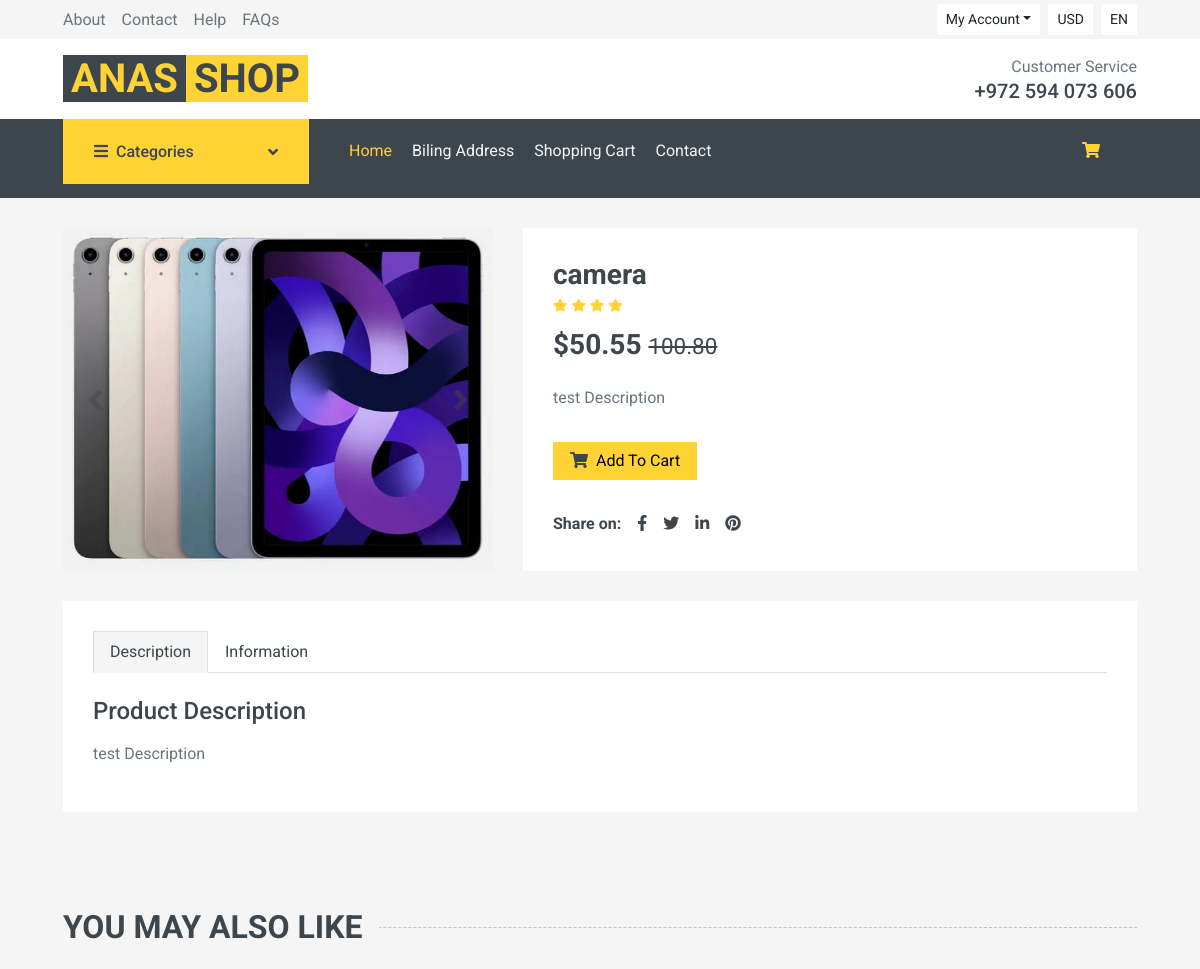
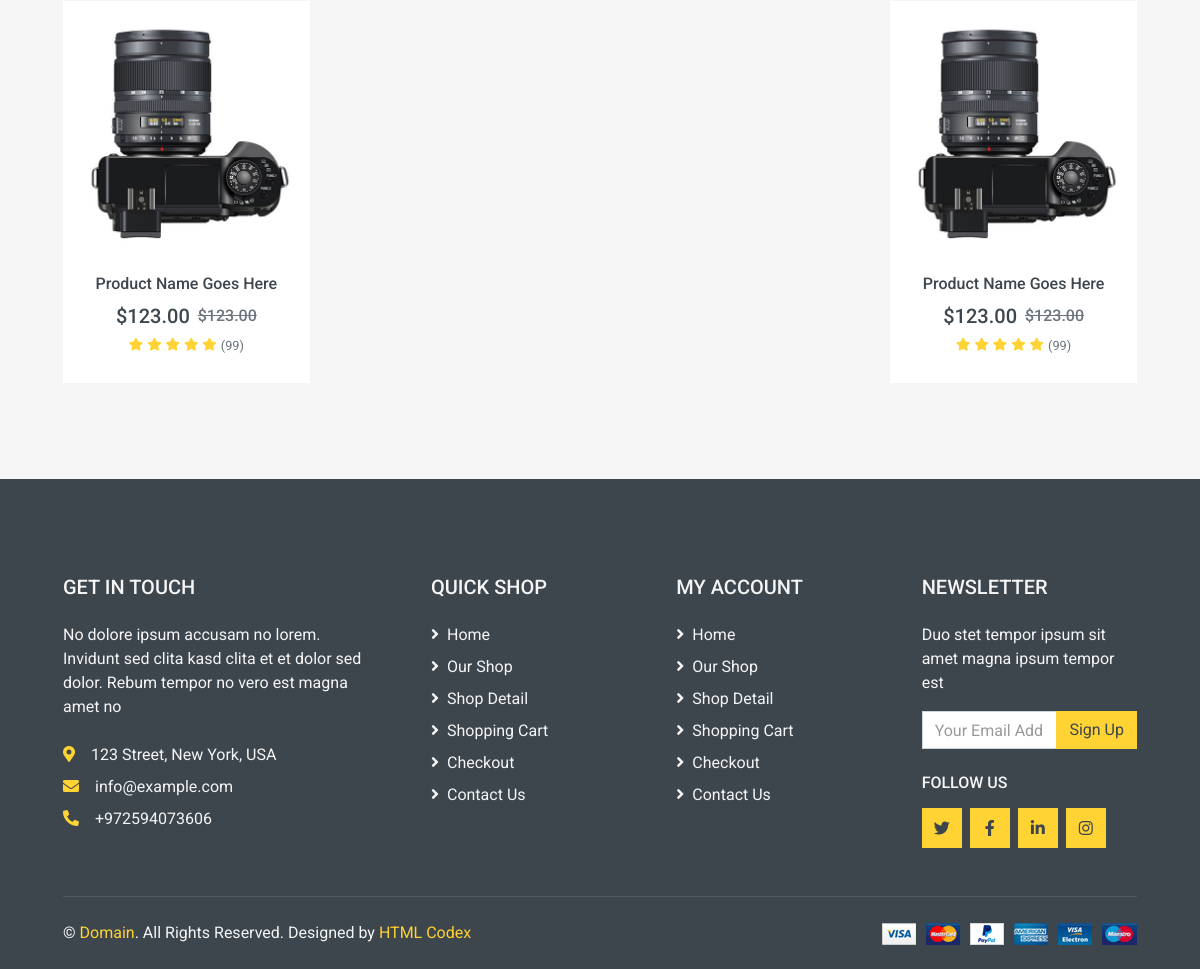
Page /product_detail/12/ on the committed database (2 pictures, top to bottom).
### app1/models.py (models this page shows, shortened)
class Product(models.Model):
    name = models.CharField(max_length=40)
    price = models.DecimalField(max_digits=9, decimal_places=2)
    image = models.ImageField(upload_to='products_images/')
    category = models.ForeignKey(Category,on_delete=models.CASCADE)
    last_price = models.DecimalField(max_digits=9,decimal_places=2,default=0.00)
    rating_range = models.PositiveIntegerField(default=3)
    description = models.TextField(max_length=4000,default="test Description")
    quantity_sold = models.PositiveIntegerField(default=0)

### app1/views.py (the view)
# urls.py: path('product_detail/<int:id>/',views.product_detail,name="product_detail"),
def product_detail(request,id):
    one_product = Product.objects.get(id=id)
    categories = Category.objects.all()
    return render(request,'detail.html',{'one_product':one_product,'categories':categories})

### app1/templates/detail.html (shortened to what this page needs)
{%extends 'base.html' %}
{% load static%}
 {% block content%}
    <div class="container-fluid pb-5">
        <div class="row px-xl-5">
            <div class="col-lg-5 mb-30">
                <div id="product-carousel" class="carousel slide" data-ride="carousel">
                    <div class="carousel-inner bg-light">
                        <div class="carousel-item active">
                            <img class="w-100 h-100" src="{{one_product.image.url}}" alt="Image">
                        </div>
                    </div>
                    <a class="carousel-control-prev" href="#product-carousel" data-slide="prev">
                        <i class="fa fa-2x fa-angle-left text-dark"></i>
                    </a>
                    <a class="carousel-control-next" href="#product-carousel" data-slide="next">
                        <i class="fa fa-2x fa-angle-right text-dark"></i>
                    </a>
                </div>
            </div>
            <div class="col-lg-7 h-auto mb-30">
                <div class="h-100 bg-light p-30">
                    <h3>{{one_product.name}}</h3>
                    <div class="d-flex align-items-center justify-content-start mb-1">
                        {% if one_product.rating_range > 0 %}
                            <small class="fa fa-star text-primary mr-1"></small>
                        {% else %}
                            No rating
                        {% endif %}
                        {% if one_product.rating_range > 1 %}
                            <small class="fa fa-star text-primary mr-1"></small>
                        {% endif %}
                        {% if one_product.rating_range > 2 %}
                            <small class="fa fa-star text-primary mr-1"></small>
                        {% endif %}
                        {% if one_product.rating_range > 3 %}
                            <small class="fa fa-star text-primary mr-1"></small>
                        {% endif %}
                    </div><p></p>
                    <h3 class="font-weight-semi-bold mb-4">${{one_product.price}} <small><del>{{one_product.last_price}}</del></small></h3>
                    <p class="mb-4">{{one_product.description}}</p>
                    <div class="d-flex align-items-center mb-4 pt-2">
                        <button class="btn btn-primary px-3"><i class="fa fa-shopping-cart mr-1"></i><a href="{% url 'add_to_cart' id=one_product.id %}" style="color: black;"> Add To
                            Cart</a></button>
                    </div>
                    <div class="d-flex pt-2">
                        <strong class="text-dark mr-2">Share on:</strong>
                        <div class="d-inline-flex">
                            <a class="text-dark px-2" href="">
                                <i class="fab fa-facebook-f"></i>
                            </a>
                            <a class="text-dark px-2" href="">
                                <i class="fab fa-twitter"></i>
                            </a>
                            <a class="text-dark px-2" href="">
                                <i class="fab fa-linkedin-in"></i>
                            </a>
                            <a class="text-dark px-2" >
                                <i class="fab fa-pinterest"></i>
                            </a>
                        </div>
                    </div>
                </div>
            </div>
        </div>
        <div class="row px-xl-5">
            <div class="col">
                <div class="bg-light p-30">
                    <div class="nav nav-tabs mb-4">
                        <a class="nav-item nav-link text-dark active" data-toggle="tab" href="#tab-pane-1">Description</a>
                        <a class="nav-item nav-link text-dark" data-toggle="tab" href="#tab-pane-2">Information</a>
                    </div>
                    <div class="tab-content">
                        <div class="tab-pane fade show active" id="tab-pane-1">
                            <h4 class="mb-3">Product Description</h4>
                            <p>{{one_product.description}}</p>
                        </div>
                    </div>
                </div>
            </div>
        </div>
    </div>
    <div class="container-fluid py-5">
        <h2 class="section-title position-relative text-uppercase mx-xl-5 mb-4"><span class="bg-secondary pr-3">You May Also Like</span></h2>
        <div class="row px-xl-5">
            <div class="col">
                <div class="owl-carousel related-carousel">
                    <div class="product-item bg-light">
                        <div class="product-img position-relative overflow-hidden">
                            <img class="img-fluid w-100" src="img/product-1.jpg" alt="">
                            <div class="product-action">
                            </div>
                        </div>
                        <div class="text-center py-4">
                            <a class="h6 text-decoration-none text-truncate" href="">Product Name Goes Here</a>
                            <div class="d-flex align-items-center justify-content-center mt-2">
                                <h5>$123.00</h5><h6 class="text-muted ml-2"><del>$123.00</del></h6>
                            </div>
                            <div class="d-flex align-items-center justify-content-center mb-1">
                                <small class="fa fa-star text-primary mr-1"></small>
                                <small class="fa fa-star text-primary mr-1"></small>
                                <small class="fa fa-star text-primary mr-1"></small>
                                <small class="fa fa-star text-primary mr-1"></small>
                                <small class="fa fa-star text-primary mr-1"></small>
                                <small>(99)</small>
                            </div>
                        </div>
                    </div>
                </div>
            </div>
        </div>
    </div>
</body>
</html>
{% endblock %}

### rows in the picture
Product: image (picture), name "camera", price "50.55", last_price "100.80", description "test Description"
